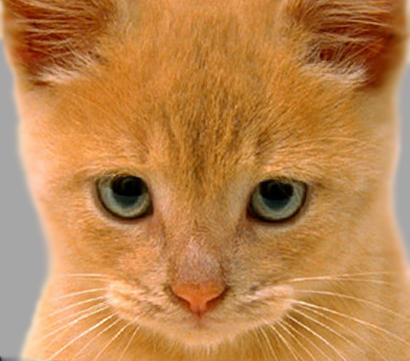
#> input picture Canny Edge Detection/cat2.jpg, 410 x 361 px
$ python EdgeDetection.py
#> lines starting #> are read from the running program, lines starting #| are printed output that depends on the picture
from math import ceil
import string
import cv2
import numpy as np
#Nihal Syed


#Function that generates Gaussian kernel. 1 input (sigma)
def gaussianKernel(sigma):
    #size is set based on sigma
#> called with sigma = 1
    size = 2 * ceil(3*sigma) + 1
    #make new kernel based on new size
    newKernel = np.linspace(-size/2, size/2, size)

    #apply gausian distribution to each kernel element
    for i in range(size):
        newKernel[i] = 1 / (np.sqrt(2*np.pi) * sigma) * np.e ** (-np.power((newKernel[i]-np.mean(newKernel[i])) / sigma, 2) /2)

    #make kernel matrix out of kernel vectors
    gauss2d = np.outer(newKernel.T, newKernel.T)
    #normailse to make sure center value is always 1
    gauss2d *= 1.0/gauss2d.max()

    #return kernel matrix
    return gauss2d

#Function 2 parameters (image, kernel) applies kernel convolution over image
def convolution(img, kernel):

    #keep track of image and kernel rows and columns
    kern = kernel.shape
    imageRow, imageCol = img.shape
#> imageRow = 361; imageCol = 410
    kernRow, kernCol = kernel.shape

    #new output matrix to fill
    outImage = np.zeros(img.shape)

    #Create new image with padding and set image values in new paddedImage
    padding = int(kernRow / 2)
    #new matrix with padding
    newImage = np.zeros((imageRow + (2 * padding), imageCol + (2 * padding)))
    newImage[padding: newImage.shape[0] - padding, padding: newImage.shape[1] - padding] = img

    #applies convolution
    for i in range(imageRow):
        for j in range(imageCol):
            outImage[i, j] = np.sum(kernel * newImage[i: i + kernRow, j: j + kernCol])
            #divide output pixel by total number of pixels
            outImage[i, j] /= kern[0] * kern[-1]

    outImage = outImage.astype(np.uint8)
    return outImage

#Sobel function takes image as input parameter and applies sobel filter, returns gradianMagnitude and gradiantDirection
def sobelFunction(img):
    #Sobel Filters for X and Y pass
    sobelFilterX = np.array([[-1, 0, 1], [-2, 0, 2], [-1, 0, 1]])
    sobelFilterY = np.array([[1, 2, 1], [0, 0, 0], [-1, -2, -1]])

    #convolve filters for both X and Y filters
    sobelX = convolution(img, sobelFilterX)
#> in convolution (call 2), `newImage[padding: newImage.shape[0] - padding, padding: newImage.shape..`:
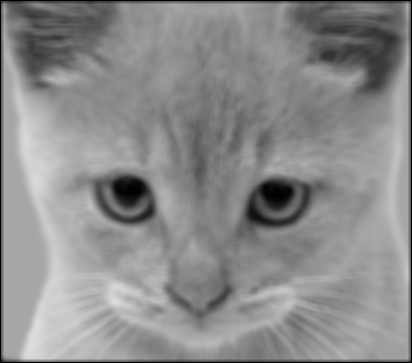
#> newImage: shape (363, 412) float64; min 0, max 222, mean 139.6
#> after the loop in convolution (call 2), `for i in range(imageRow):`:
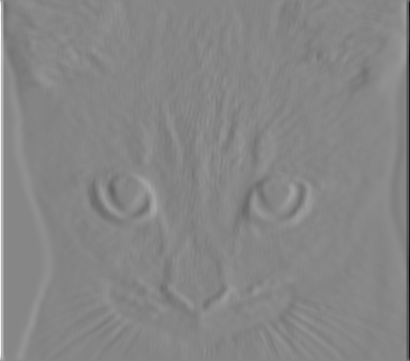
#> outImage: shape (361, 410) float64; min -63.89, max 57.33, mean 0; drawn with min black and max white
    sobelY = convolution(img, sobelFilterY)
#> after the loop in convolution (call 3), `for i in range(imageRow):`:
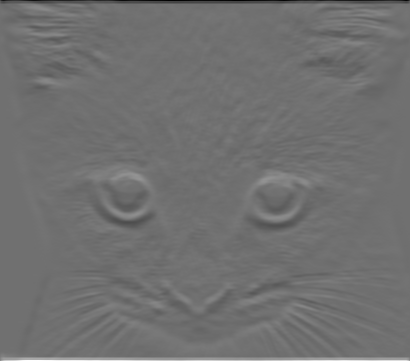
#> outImage: shape (361, 410) float64; min -53.11, max 67.11, mean 0; drawn with min black and max white
#> in convolution (call 3), `outImage = outImage.astype(np.uint8)`:
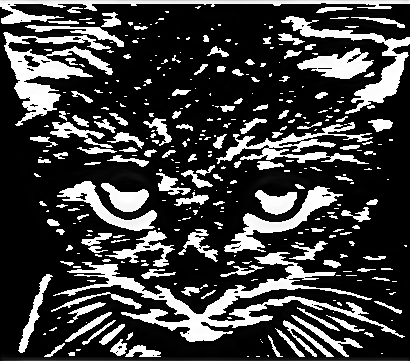
#> outImage: shape (361, 410); min 0, max 255, mean 63.2

    #calculate gradiant magnitude image
    gradMagnitudeImage = np.sqrt(np.square(sobelX) + np.square(sobelY))
    gradMagnitudeImage *= 255/gradMagnitudeImage.max()
    gradMagnitudeImage = gradMagnitudeImage.astype(np.uint8)

    #calculate gradient direction image
    gradientDirectionImage = np.arctan2(sobelX, sobelY)
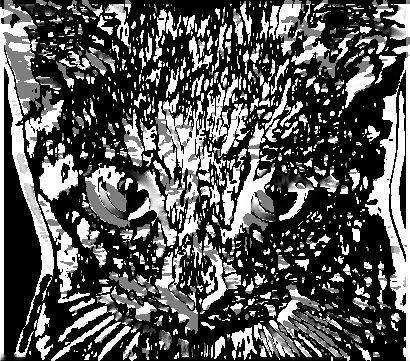
#> gradientDirectionImage: shape (361, 410) float16; min 0, max 1.57, mean 0.548; drawn with min black and max white
    gradientDirectionImage = np.degrees(gradientDirectionImage) + 180
    gradientDirectionImage = gradientDirectionImage.astype(np.uint8)
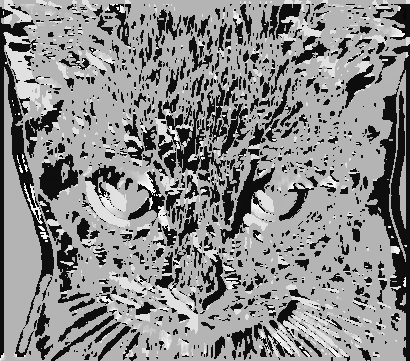
#> gradientDirectionImage: shape (361, 410); min 0, max 254, mean 136.8

    return gradMagnitudeImage, gradientDirectionImage

#Function that takes gradient Magnitude and gradient direction and applies non maxima suppression
def non_maximaSuppression(gradMagnitudeImage, gradientDirectionImage):

    #create new zero matrix to update
    outImage = np.zeros(gradMagnitudeImage.shape)
    #Variables keep track of columns and rows
    imageRow, imageCol = gradMagnitudeImage.shape
#> imageRow = 361; imageCol = 410

    #nested for loop checks each pixel gradient, mapping gradient angle to 4 different cases
    for row in range(0, imageRow - 1):
        for col in range(0, imageCol - 1):
            #map neibours magnitude base of gradient direction
            #angle between 0<x<45
            if (0 <= np.absolute(gradientDirectionImage[row, col]) < 45):
                leftNeighbour = gradMagnitudeImage[row, col -1]
                rightNeighbour = gradMagnitudeImage[row, col + 1]
            #angle between 45 < x < 90
            elif ( 45 <= np.absolute(gradientDirectionImage[row, col]) < 90):
                    leftNeighbour = gradMagnitudeImage[row - 1, col]
                    rightNeighbour = gradMagnitudeImage[row + 1, col]
            #angle between 45 < x < 135
            elif (90 <= np.absolute(gradientDirectionImage[row, col]) < 135):
                leftNeighbour = gradMagnitudeImage[row + 1, col - 1]
                rightNeighbour = gradMagnitudeImage[row - 1, col + 1]
            else:
                leftNeighbour = gradMagnitudeImage[row - 1, col - 1]
                rightNeighbour = gradMagnitudeImage[row + 1, col + 1]

            #apply non-maxima suppression
            if gradMagnitudeImage[row, col] > leftNeighbour or gradMagnitudeImage[row, col] < rightNeighbour:
                outImage[row, col] = 0
            else:
                outImage[row, col] = gradMagnitudeImage[row, col]
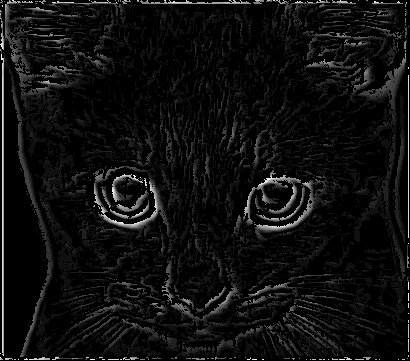
#> outImage: shape (361, 410) float64; min 0, max 253, mean 14.4

    outImage = outImage.astype(np.uint8)


    return outImage

if __name__ == '__main__':
    img = cv2.imread('cat2.jpg', 0)
    #save nonmaxsuppress image, grad mag image, grad orientation image
    gaussKernel = gaussianKernel(1)
    blurredImage = convolution(img, gaussKernel)
    gradMag, gradDir = sobelFunction(blurredImage)
    nMax = non_maximaSuppression(gradMag, gradDir)

    #images are created and saved
    cv2.imwrite('gradOrien.jpg', gradDir)
    cv2.imwrite('gradMag.jpg', gradMag)
    cv2.imwrite('non-maxSupression.jpg', nMax)
